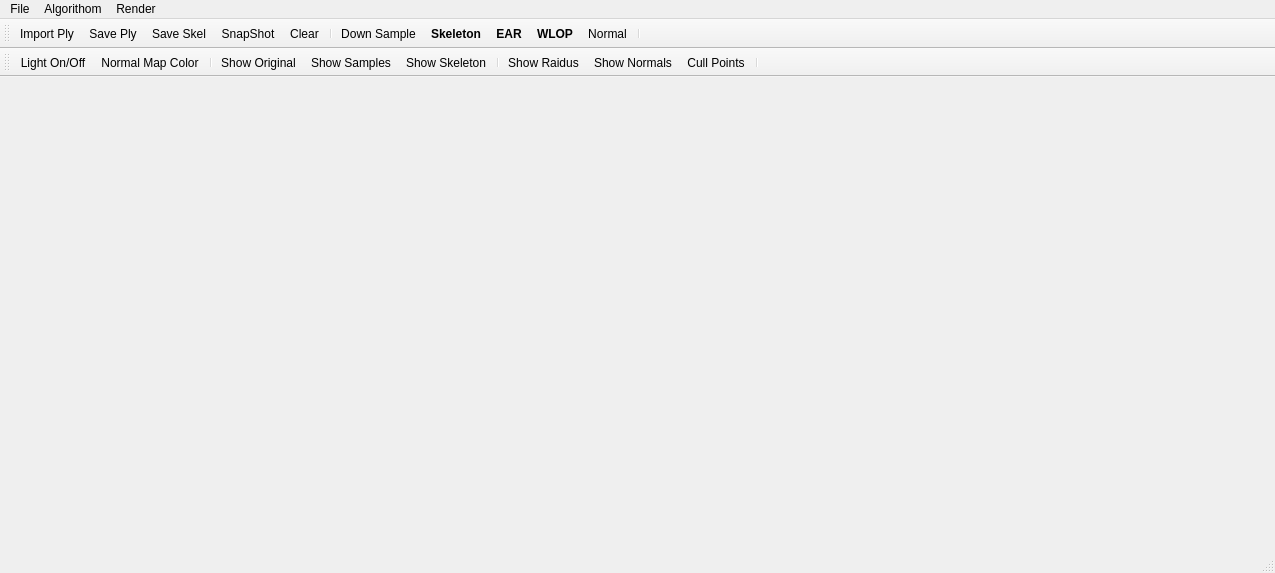
<?xml version="1.0" encoding="UTF-8"?>
<ui version="4.0">
 <class>mainwindowClass</class>
 <widget class="QMainWindow" name="mainwindowClass">
  <property name="geometry">
   <rect>
    <x>0</x>
    <y>0</y>
    <width>1275</width>
    <height>573</height>
   </rect>
  </property>
  <property name="minimumSize">
   <size>
    <width>55</width>
    <height>55</height>
   </size>
  </property>
  <property name="sizeIncrement">
   <size>
    <width>5</width>
    <height>5</height>
   </size>
  </property>
  <property name="baseSize">
   <size>
    <width>1</width>
    <height>1</height>
   </size>
  </property>
  <property name="acceptDrops">
   <bool>true</bool>
  </property>
  <property name="windowTitle">
   <string>Point Cloud</string>
  </property>
  <widget class="QWidget" name="centralWidget"/>
  <widget class="QMenuBar" name="menuBar">
   <property name="geometry">
    <rect>
     <x>0</x>
     <y>0</y>
     <width>1275</width>
     <height>21</height>
    </rect>
   </property>
   <widget class="QMenu" name="menuFile">
    <property name="title">
     <string>File</string>
    </property>
    <addaction name="actionImport_Ply"/>
    <addaction name="actionSave_Ply"/>
    <addaction name="actionSave_Skel"/>
    <addaction name="actionNormalize"/>
    <addaction name="actionDownSample"/>
    <addaction name="actionSubSample"/>
    <addaction name="actionQianSample"/>
    <addaction name="actionClear_Data"/>
    <addaction name="actionImport_Image"/>
    <addaction name="actionSave_View"/>
   </widget>
   <widget class="QMenu" name="menuAlgorithom">
    <property name="title">
     <string>Algorithom</string>
    </property>
    <widget class="QMenu" name="menuWLOP">
     <property name="title">
      <string>WLOP</string>
     </property>
     <addaction name="actionRun_Wlop"/>
     <addaction name="actionWLOP_Setting"/>
    </widget>
    <widget class="QMenu" name="menuNormal">
     <property name="title">
      <string>Normal</string>
     </property>
     <addaction name="actionRun_PCA"/>
     <addaction name="actionNormal_Setting"/>
     <addaction name="actionReorientate"/>
    </widget>
    <widget class="QMenu" name="menuSkeleton">
     <property name="title">
      <string>Skeleton</string>
     </property>
     <addaction name="separator"/>
     <addaction name="actionSkeleton_Setting"/>
    </widget>
    <widget class="QMenu" name="menuEAR">
     <property name="title">
      <string>EAR</string>
     </property>
     <addaction name="actionUpsample_Setting"/>
    </widget>
    <addaction name="menuWLOP"/>
    <addaction name="menuNormal"/>
    <addaction name="menuSkeleton"/>
    <addaction name="menuEAR"/>
   </widget>
   <widget class="QMenu" name="menuRender">
    <property name="title">
     <string>Render</string>
    </property>
    <widget class="QMenu" name="menuColor">
     <property name="title">
      <string>Color</string>
     </property>
     <addaction name="actionLight_On_Off"/>
     <addaction name="actionSample_Color"/>
     <addaction name="actionOriginal_Color"/>
     <addaction name="actionBackground_Color"/>
     <addaction name="actionFeature_Color"/>
     <addaction name="actionNormal_Color"/>
     <addaction name="separator"/>
     <addaction name="actionAmbient_Color"/>
     <addaction name="actionDiffuse_Color"/>
     <addaction name="actionSpecular_Color"/>
     <addaction name="actionShow_Individual_Color"/>
    </widget>
    <widget class="QMenu" name="menuSample_Render">
     <property name="title">
      <string>Sample Render</string>
     </property>
     <addaction name="actionShow_Samples"/>
     <addaction name="separator"/>
     <addaction name="actionShow_Sample_Dot"/>
     <addaction name="actionShow_Sample_Quads"/>
     <addaction name="actionShow_Sample_Circle"/>
     <addaction name="actionShow_Sample_Sphere"/>
    </widget>
    <widget class="QMenu" name="menuOriginal_Render">
     <property name="title">
      <string>Original Render</string>
     </property>
     <addaction name="actionShow_Original"/>
     <addaction name="separator"/>
     <addaction name="actionShow_Original_Dot"/>
     <addaction name="actionShow_Original_Quad"/>
     <addaction name="actionShow_Original_Circle"/>
     <addaction name="actionShow_Original_Sphere"/>
    </widget>
    <widget class="QMenu" name="menuSnap_Shot">
     <property name="title">
      <string>Snap Shot</string>
     </property>
     <addaction name="actionSnapShot"/>
     <addaction name="actionSnap_Each_Iteration"/>
     <addaction name="actionNo_Snap_Radius"/>
    </widget>
    <widget class="QMenu" name="menuShow_Neighbor_Size">
     <property name="title">
      <string>Show Neighbor Size</string>
     </property>
     <addaction name="actionShow_Neighborhood_Ball"/>
     <addaction name="actionShow_Radius_Line"/>
     <addaction name="actionShow_All_Raidus"/>
    </widget>
    <widget class="QMenu" name="menuPick_Point">
     <property name="title">
      <string>Pick Point</string>
     </property>
     <addaction name="actionErase_Pick"/>
    </widget>
    <widget class="QMenu" name="menuSkeleton_Render">
     <property name="title">
      <string>Skeleton Render</string>
     </property>
     <addaction name="actionShow_Skeleton"/>
     <addaction name="actionShow_colorful_branches"/>
    </widget>
    <addaction name="menuColor"/>
    <addaction name="separator"/>
    <addaction name="menuSample_Render"/>
    <addaction name="menuOriginal_Render"/>
    <addaction name="menuSkeleton_Render"/>
    <addaction name="actionShow_Normals"/>
    <addaction name="actionCull_Points"/>
    <addaction name="actionRecompute_Quad"/>
    <addaction name="actionShow_Normal_Color"/>
    <addaction name="menuSnap_Shot"/>
    <addaction name="menuShow_Neighbor_Size"/>
    <addaction name="menuPick_Point"/>
   </widget>
   <addaction name="menuFile"/>
   <addaction name="menuAlgorithom"/>
   <addaction name="menuRender"/>
  </widget>
  <widget class="QToolBar" name="mainToolBar">
   <property name="baseSize">
    <size>
     <width>11</width>
     <height>11</height>
    </size>
   </property>
   <property name="toolButtonStyle">
    <enum>Qt::ToolButtonTextUnderIcon</enum>
   </property>
   <attribute name="toolBarArea">
    <enum>TopToolBarArea</enum>
   </attribute>
   <attribute name="toolBarBreak">
    <bool>false</bool>
   </attribute>
   <addaction name="actionImport_Ply"/>
   <addaction name="actionSave_Ply"/>
   <addaction name="actionSave_Skel"/>
   <addaction name="actionSnapShot"/>
   <addaction name="actionClear_Data"/>
   <addaction name="separator"/>
   <addaction name="actionDownSample"/>
   <addaction name="actionSkeleton_Setting"/>
   <addaction name="actionUpsample_Setting"/>
   <addaction name="actionWLOP_Setting"/>
   <addaction name="actionNormal_Setting"/>
   <addaction name="separator"/>
  </widget>
  <widget class="QStatusBar" name="statusBar"/>
  <widget class="QToolBar" name="toolBar">
   <property name="windowTitle">
    <string>toolBar</string>
   </property>
   <attribute name="toolBarArea">
    <enum>TopToolBarArea</enum>
   </attribute>
   <attribute name="toolBarBreak">
    <bool>true</bool>
   </attribute>
   <addaction name="actionLight_On_Off"/>
   <addaction name="actionShow_Normal_Color"/>
   <addaction name="separator"/>
   <addaction name="actionShow_Original"/>
   <addaction name="actionShow_Samples"/>
   <addaction name="actionShow_Skeleton"/>
   <addaction name="separator"/>
   <addaction name="actionShow_Neighborhood_Ball"/>
   <addaction name="actionShow_Normals"/>
   <addaction name="actionCull_Points"/>
   <addaction name="separator"/>
  </widget>
  <action name="actionImport_Ply">
   <property name="icon">
    <iconset resource="mainwindow.qrc">
     <normaloff>:/mainwindow/Icons/open.png</normaloff>:/mainwindow/Icons/open.png</iconset>
   </property>
   <property name="text">
    <string>Import Ply</string>
   </property>
  </action>
  <action name="actionSave_Ply">
   <property name="icon">
    <iconset resource="mainwindow.qrc">
     <normaloff>:/mainwindow/Icons/save.png</normaloff>:/mainwindow/Icons/save.png</iconset>
   </property>
   <property name="text">
    <string>Save Ply</string>
   </property>
  </action>
  <action name="actionShow_Samples">
   <property name="checkable">
    <bool>true</bool>
   </property>
   <property name="text">
    <string>Show Samples</string>
   </property>
  </action>
  <action name="actionShow_Original">
   <property name="checkable">
    <bool>true</bool>
   </property>
   <property name="text">
    <string>Show Original</string>
   </property>
  </action>
  <action name="actionShow_Neighborhood_Ball">
   <property name="checkable">
    <bool>true</bool>
   </property>
   <property name="text">
    <string>Show Raidus</string>
   </property>
   <property name="shortcut">
    <string>Alt+R</string>
   </property>
  </action>
  <action name="actionCull_Points">
   <property name="checkable">
    <bool>true</bool>
   </property>
   <property name="text">
    <string>Cull Points</string>
   </property>
   <property name="shortcut">
    <string>Ctrl+T</string>
   </property>
  </action>
  <action name="actionSample_Color">
   <property name="text">
    <string>Sample Color</string>
   </property>
  </action>
  <action name="actionOriginal_Color">
   <property name="text">
    <string>Original Color</string>
   </property>
  </action>
  <action name="actionBackground_Color">
   <property name="text">
    <string>Background Color</string>
   </property>
  </action>
  <action name="actionAmbient_Color">
   <property name="text">
    <string>Ambient Color</string>
   </property>
  </action>
  <action name="actionDiffuse_Color">
   <property name="text">
    <string>Diffuse Color</string>
   </property>
  </action>
  <action name="actionSpecular_Color">
   <property name="text">
    <string>Specular Color</string>
   </property>
  </action>
  <action name="actionLight_On_Off">
   <property name="checkable">
    <bool>true</bool>
   </property>
   <property name="icon">
    <iconset resource="mainwindow.qrc">
     <normaloff>:/mainwindow/Icons/lighton.png</normaloff>:/mainwindow/Icons/lighton.png</iconset>
   </property>
   <property name="text">
    <string>Light On/Off</string>
   </property>
  </action>
  <action name="actionInitial_Sampling">
   <property name="text">
    <string>Initial Sampling</string>
   </property>
  </action>
  <action name="actionNormalize">
   <property name="text">
    <string>Normalize</string>
   </property>
  </action>
  <action name="actionDownSample">
   <property name="icon">
    <iconset resource="mainwindow.qrc">
     <normaloff>:/mainwindow/Icons/reload.png</normaloff>:/mainwindow/Icons/reload.png</iconset>
   </property>
   <property name="text">
    <string>Down Sample</string>
   </property>
  </action>
  <action name="actionSubSample">
   <property name="text">
    <string>SubSample</string>
   </property>
  </action>
  <action name="actionSnapShot">
   <property name="icon">
    <iconset resource="mainwindow.qrc">
     <normaloff>:/mainwindow/Icons/125.png</normaloff>:/mainwindow/Icons/125.png</iconset>
   </property>
   <property name="text">
    <string>SnapShot</string>
   </property>
  </action>
  <action name="actionShow_Normals">
   <property name="checkable">
    <bool>true</bool>
   </property>
   <property name="text">
    <string>Show Normals</string>
   </property>
   <property name="shortcut">
    <string>Alt+N</string>
   </property>
  </action>
  <action name="actionFeature_Color">
   <property name="text">
    <string>Feature Color</string>
   </property>
  </action>
  <action name="actionNormal_Color">
   <property name="text">
    <string>Normal Color</string>
   </property>
  </action>
  <action name="actionWLOP_2">
   <property name="text">
    <string>Skeletonization</string>
   </property>
  </action>
  <action name="actionRun_Wlop">
   <property name="icon">
    <iconset resource="mainwindow.qrc">
     <normaloff>:/mainwindow/Icons/gowalla_128x128-32.png</normaloff>:/mainwindow/Icons/gowalla_128x128-32.png</iconset>
   </property>
   <property name="text">
    <string>Run WLOP</string>
   </property>
  </action>
  <action name="actionWLOP_Setting">
   <property name="icon">
    <iconset resource="mainwindow.qrc">
     <normaloff>:/mainwindow/Icons/gameboid_128x128-32.png</normaloff>:/mainwindow/Icons/gameboid_128x128-32.png</iconset>
   </property>
   <property name="text">
    <string>WLOP</string>
   </property>
   <property name="font">
    <font>
     <weight>75</weight>
     <bold>true</bold>
    </font>
   </property>
  </action>
  <action name="actionRun_PCA">
   <property name="text">
    <string>Run PCA</string>
   </property>
  </action>
  <action name="actionNormal_Setting">
   <property name="icon">
    <iconset resource="mainwindow.qrc">
     <normaloff>:/mainwindow/Icons/sleepbot_128x128-32.png</normaloff>:/mainwindow/Icons/sleepbot_128x128-32.png</iconset>
   </property>
   <property name="text">
    <string>Normal</string>
   </property>
  </action>
  <action name="actionReorientate">
   <property name="text">
    <string>Reorientate</string>
   </property>
   <property name="font">
    <font>
     <weight>75</weight>
     <bold>true</bold>
    </font>
   </property>
  </action>
  <action name="actionShow_Sample_Quads">
   <property name="checkable">
    <bool>true</bool>
   </property>
   <property name="text">
    <string>Quad</string>
   </property>
  </action>
  <action name="actionShow_Sample_Dot">
   <property name="checkable">
    <bool>true</bool>
   </property>
   <property name="text">
    <string>Dot</string>
   </property>
  </action>
  <action name="actionShow_Sample_Circle">
   <property name="checkable">
    <bool>true</bool>
   </property>
   <property name="text">
    <string>Circle</string>
   </property>
  </action>
  <action name="actionShow_Original_Quad">
   <property name="checkable">
    <bool>true</bool>
   </property>
   <property name="text">
    <string>Quad</string>
   </property>
  </action>
  <action name="actionShow_Original_Dot">
   <property name="checkable">
    <bool>true</bool>
   </property>
   <property name="text">
    <string>Dot</string>
   </property>
  </action>
  <action name="actionShow_Original_Circle">
   <property name="checkable">
    <bool>true</bool>
   </property>
   <property name="text">
    <string>Circle</string>
   </property>
  </action>
  <action name="actionInitial_Sampling_2">
   <property name="text">
    <string>Initialization</string>
   </property>
  </action>
  <action name="actionAuto_Play">
   <property name="text">
    <string>Auto Play</string>
   </property>
  </action>
  <action name="actionStop">
   <property name="text">
    <string>Stop</string>
   </property>
  </action>
  <action name="actionStep">
   <property name="text">
    <string>Step</string>
   </property>
  </action>
  <action name="actionJump">
   <property name="text">
    <string>Jump</string>
   </property>
  </action>
  <action name="actionSkeleton_Setting">
   <property name="icon">
    <iconset resource="mainwindow.qrc">
     <normaloff>:/mainwindow/Icons/heyzap_128x128-32.png</normaloff>:/mainwindow/Icons/heyzap_128x128-32.png</iconset>
   </property>
   <property name="text">
    <string>Skeleton</string>
   </property>
   <property name="font">
    <font>
     <weight>75</weight>
     <bold>true</bold>
    </font>
   </property>
  </action>
  <action name="actionUpsample_Setting">
   <property name="icon">
    <iconset resource="mainwindow.qrc">
     <normaloff>:/mainwindow/Icons/upsample-xw.png</normaloff>:/mainwindow/Icons/upsample-xw.png</iconset>
   </property>
   <property name="text">
    <string>EAR</string>
   </property>
   <property name="font">
    <font>
     <weight>75</weight>
     <bold>true</bold>
     <strikeout>false</strikeout>
     <stylestrategy>PreferAntialias</stylestrategy>
    </font>
   </property>
  </action>
  <action name="actionClear_Data">
   <property name="icon">
    <iconset resource="mainwindow.qrc">
     <normaloff>:/mainwindow/Icons/eraser.png</normaloff>:/mainwindow/Icons/eraser.png</iconset>
   </property>
   <property name="text">
    <string>Clear</string>
   </property>
  </action>
  <action name="actionImport_Image">
   <property name="text">
    <string>Import Image</string>
   </property>
   <property name="visible">
    <bool>false</bool>
   </property>
  </action>
  <action name="actionShow_Individual_Color">
   <property name="checkable">
    <bool>true</bool>
   </property>
   <property name="text">
    <string>Show Individual Color</string>
   </property>
  </action>
  <action name="actionRecompute_Quad">
   <property name="text">
    <string>Recompute Quad</string>
   </property>
  </action>
  <action name="actionShow_Normal_Color">
   <property name="checkable">
    <bool>true</bool>
   </property>
   <property name="icon">
    <iconset resource="mainwindow.qrc">
     <normaloff>:/mainwindow/Icons/rgbt.png</normaloff>:/mainwindow/Icons/rgbt.png</iconset>
   </property>
   <property name="text">
    <string>Normal Map Color</string>
   </property>
  </action>
  <action name="actionSave_View">
   <property name="text">
    <string>Save View</string>
   </property>
  </action>
  <action name="actionSnap_Each_Iteration">
   <property name="checkable">
    <bool>true</bool>
   </property>
   <property name="text">
    <string>Snap Each Iteration</string>
   </property>
  </action>
  <action name="actionNo_Snap_Radius">
   <property name="checkable">
    <bool>true</bool>
   </property>
   <property name="text">
    <string>Not Snap Radius</string>
   </property>
  </action>
  <action name="actionShow_Radius_Line">
   <property name="text">
    <string>Show Radius Line</string>
   </property>
  </action>
  <action name="actionShow_All_Raidus">
   <property name="checkable">
    <bool>true</bool>
   </property>
   <property name="text">
    <string>Show All Raidus</string>
   </property>
  </action>
  <action name="actionSave_Skel">
   <property name="icon">
    <iconset resource="mainwindow.qrc">
     <normaloff>:/mainwindow/Icons/folder_128x128-32.png</normaloff>:/mainwindow/Icons/folder_128x128-32.png</iconset>
   </property>
   <property name="text">
    <string>Save Skel</string>
   </property>
  </action>
  <action name="actionErase_Pick">
   <property name="text">
    <string>Erase Pick</string>
   </property>
   <property name="shortcut">
    <string>Alt+E</string>
   </property>
  </action>
  <action name="actionShow_Sample_Sphere">
   <property name="checkable">
    <bool>true</bool>
   </property>
   <property name="text">
    <string>Sphere</string>
   </property>
  </action>
  <action name="actionShow_Original_Sphere">
   <property name="checkable">
    <bool>true</bool>
   </property>
   <property name="text">
    <string>Sphere</string>
   </property>
  </action>
  <action name="actionShow_Skeleton">
   <property name="checkable">
    <bool>true</bool>
   </property>
   <property name="text">
    <string>Show Skeleton</string>
   </property>
  </action>
  <action name="actionShow_colorful_branches">
   <property name="checkable">
    <bool>true</bool>
   </property>
   <property name="text">
    <string>Show colorful branches</string>
   </property>
  </action>
  <action name="actionQianSample">
   <property name="text">
    <string>Fixed Sample(no random)</string>
   </property>
   <property name="visible">
    <bool>false</bool>
   </property>
  </action>
 </widget>
 <layoutdefault spacing="6" margin="11"/>
 <resources>
  <include location="mainwindow.qrc"/>
 </resources>
 <connections/>
</ui>
